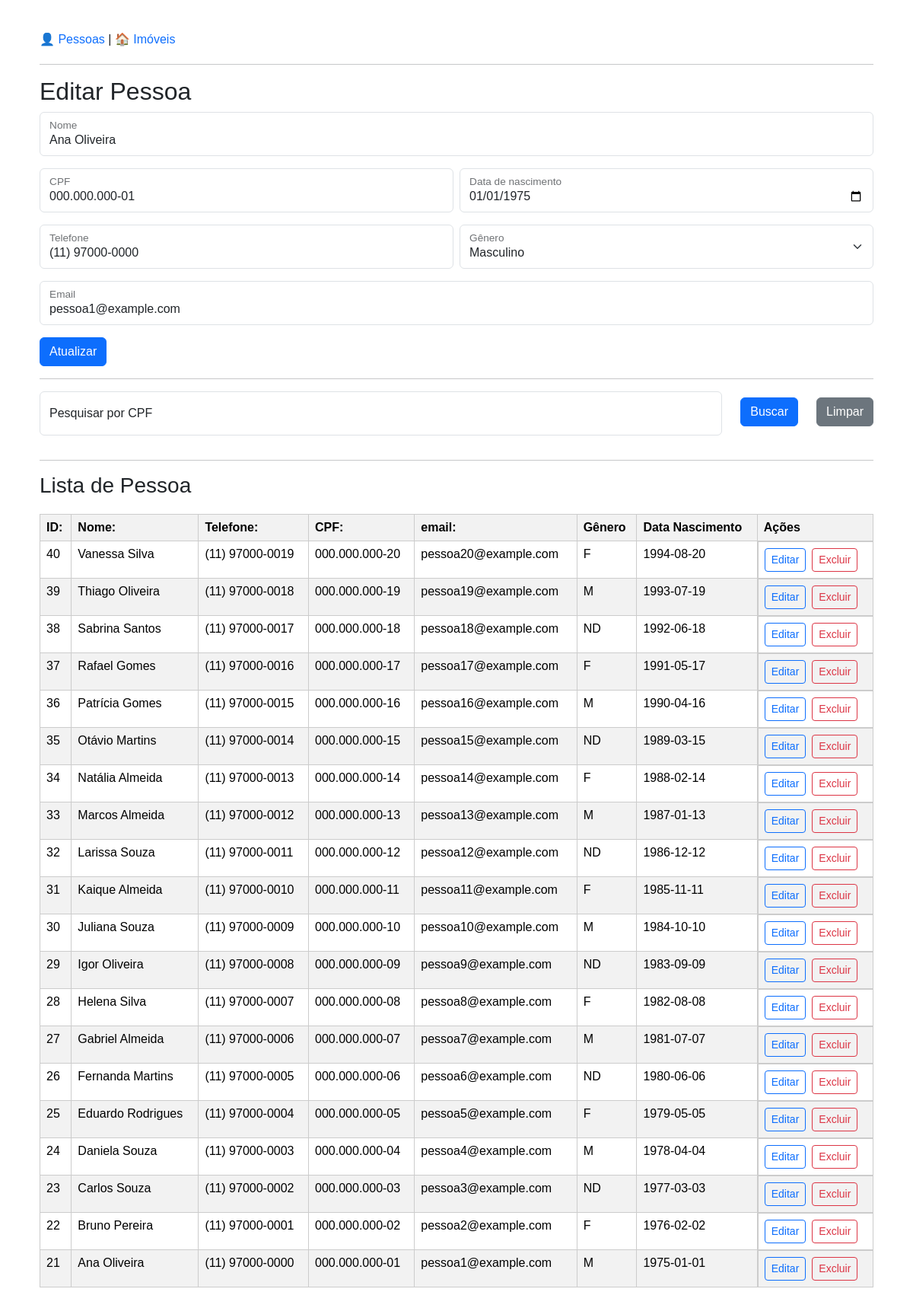
Screenshot of /?edit=21 with the database file from the repository.
### tables this page shows
CREATE TABLE `people` (
  `id` int NOT NULL AUTO_INCREMENT,
  `name` varchar(150) NOT NULL,
  `birth_date` date NOT NULL,
  `cpf` varchar(14) NOT NULL,
  `gender` varchar(10) NOT NULL,
  `phone` varchar(20) DEFAULT NULL,
  `email` varchar(100) DEFAULT NULL,
  PRIMARY KEY (`id`)
);

### public/index.php (called while the page is built, shortened)
<?php
require_once ROOT . "/app/views/persons.php";

### app/controllers/PersonController.php (called while the page is built, shortened)
<?php
require_once __DIR__ . "/../models/Person.php";
class PersonController
{
    private $person;
    public function __construct($pdo)
    {
        $this->person = new Person($pdo);
    }
    public function index()
    {
        return $this->person->getAll();
    }
    public function edit()
    {
        $id = $_GET["edit"] ?? null;
        return $this->person->find($id);
    }
}

### app/models/Person.php (called while the page is built, shortened)
<?php
class Person
{
    private $pdo;
    public function __construct($pdo)
    {
        $this->pdo = $pdo;
    }
    public function getAll()
    {
        $stmt = $this->pdo->query("SELECT * FROM people ORDER BY id DESC");
        return $stmt->fetchAll(PDO::FETCH_ASSOC);
    }
    public function find($id)
    {
        $stmt = $this->pdo->prepare("SELECT * FROM people WHERE id = ?");
        $stmt->execute([$id]);
        return $stmt->fetch(PDO::FETCH_ASSOC);
    }
}

### app/views/persons.php (the view, shortened to what this page needs)
<?php
require_once ROOT . "/app/config/database.php";
require_once ROOT . "/app/controllers/PersonController.php";
$controller = new PersonController($pdo);
if (isset($_GET["cpf"]) && $_GET["cpf"] != "") {
    $people = $controller->searchByCPF($_GET["cpf"]);
} else {
    $people = $controller->index();
}
$editPerson = null;
if (isset($_GET["edit"])) {
    $editPerson = $controller->edit();
}
?>
<link href="https://cdn.jsdelivr.net/npm/bootstrap@5.3.3/dist/css/bootstrap.min.css" rel="stylesheet">
<link rel="stylesheet" href="/css/style.css">
<div class="container">
    <div style="margin-bottom:20px;">
        <a href="/">👤 Pessoas</a> |
        <a href="/properties.php">🏠 Imóveis</a>
    </div>
    <hr>
    <h2><?= $editPerson ? "Editar Pessoa" : "Cadastrar Pessoa" ?></h2>
    <form method="POST">
        <div class="form-floating mb-3">
            <input class="form-control" id="name" type="text" name="name" placeholder="Nome" required
                value="<?= $editPerson["name"] ?? "" ?>">
            <label for="name">Nome</label>
        </div>
        <div class="row g-2">
            <div class="col-md">
                <div class="form-floating mb-3">
                    <input class="form-control cpf-mask" id="cpf" type="text" name="cpf" placeholder="CPF" required
                        value="<?= $editPerson["cpf"] ?? "" ?>">
                    <label for="cpf">CPF</label>
                </div>
            </div>
            <div class="col-md">
                <div class="form-floating mb-3">
                    <input class="form-control" id="birth_date" type="date" name="birth_date" required
                        value="<?= $editPerson["birth_date"] ?? "" ?>">
                    <label for="birth_date">Data de nascimento</label>
                </div>
            </div>
        </div>
        <div class="row g-2">
            <div class="col-md">
                <div class="form-floating mb-3">
                    <input class="form-control phone-mask" id="phone" type="text" name="phone" placeholder="Telefone"
                        value="<?= $editPerson["phone"] ?? "" ?>">
                    <label for="phone">Telefone</label>
                </div>
            </div>
            <div class="col-md">
                <div class="form-floating mb-1">
                    <select class="form-select" id="floatingSelect" name="gender">
                        <option value="M" <?= (isset($editPerson) && $editPerson["gender"] == "M") ? "selected" : "" ?>>Masculino</option>
                    </select>
                    <label for="floatingSelect">Gênero</label>
                </div>
            </div>
        </div>
        <div class="form-floating mb-3">
            <input class="form-control" id="email" type="email" name="email" placeholder="Email"
                value="<?= $editPerson["email"] ?? "" ?>">
            <label for="email">Email</label>
        </div>
        <?php if ($editPerson): ?>
            <button class="btn btn-primary" type="submit" name="update">Atualizar</button>
        <?php else: ?>
            <button class="btn btn-primary" type="submit">Salvar</button>
        <?php endif; ?>
    </form>
    <hr>
    <form method="GET" class="row mb-3">
        <div class="col">
            <div class="form-floating mb-3">
                <input
                    class="form-control cpf-mask"
                    id="cpfSearch"
                    name="cpf"
                    placeholder="Pesquisar por CPF"
                    value="<?= $_GET["cpf"] ?? "" ?>">
                <label for="cpfSearch">Pesquisar por CPF</label>
            </div>
        </div>
        <div class="col-auto mt-2">
            <button class="btn btn-primary">Buscar</button>
        </div>
        <div class="col-auto mt-2">
            <a href="/" class="btn btn-secondary">Limpar</a>
        </div>
    </form>
    <hr>
    <h3>Lista de Pessoa</h3>
    <table class="table table-striped">
        <tr>
            <th>ID:</th>
            <th>Nome:</th>
            <th>Telefone:</th>
            <th>CPF:</th>
            <th>email:</th>
            <th>Gênero</th>
            <th>Data Nascimento</th>
            <th>Ações</th>
        </tr>
        <?php foreach ($people as $person): ?>
            <tr>
                <td><?= $person["id"] ?></td>
                <td><?= $person["name"] ?></td>
                <td><?= $person["phone"] ?></td>
                <td><?= $person["cpf"] ?></td>
                <td><?= $person["email"] ?></td>
                <td><?= $person["gender"] ?></td>
                <td><?= $person["birth_date"] ?></td>
                <td class="d-flex gap-2">
                    <button
                        class="btn btn-sm btn-outline-primary"
                        type="button"
                        onclick="window.location.href='?edit=<?= $person['id'] ?>'">
                        Editar
                    </button>
                    <button
                        class="btn btn-sm btn-outline-danger"
                        type="button"
                        onclick="if (confirm('Excluir pessoa?')) window.location.href='?delete=<?= $person['id'] ?>'">
                        Excluir
                    </button>
                </td>
            </tr>
        <?php endforeach; ?>
    </table>
</div>

### public/css/style.css (style rules this page uses)
table { border-collapse: collapse; margin-top:20px; }
td, th { padding:8px 12px; border:1px solid #ccc; }
form input, form select { padding:6px; }
button { padding:6px 12px; }
a { text-decoration:none; }

### rows the page displays
people: name "Ana Oliveira", cpf "000.000.000-01", birth_date "01/01/1975", phone "(11) 97000-0000", gender "Masculino", email "pessoa1@example.com", id "21", gender "M", birth_date "1975-01-01"
people: id "40", name "Vanessa Silva", phone "(11) 97000-0019", cpf "000.000.000-20", email "pessoa20@example.com", gender "F", birth_date "1994-08-20"
people: id "39", name "Thiago Oliveira", phone "(11) 97000-0018", cpf "000.000.000-19", email "pessoa19@example.com", gender "M", birth_date "1993-07-19"
people: id "38", name "Sabrina Santos", phone "(11) 97000-0017", cpf "000.000.000-18", email "pessoa18@example.com", gender "ND", birth_date "1992-06-18"
people: id "37", name "Rafael Gomes", phone "(11) 97000-0016", cpf "000.000.000-17", email "pessoa17@example.com", gender "F", birth_date "1991-05-17"
people: id "36", name "Patrícia Gomes", phone "(11) 97000-0015", cpf "000.000.000-16", email "pessoa16@example.com", gender "M", birth_date "1990-04-16"
people: id "35", name "Otávio Martins", phone "(11) 97000-0014", cpf "000.000.000-15", email "pessoa15@example.com", gender "ND", birth_date "1989-03-15"
people: id "34", name "Natália Almeida", phone "(11) 97000-0013", cpf "000.000.000-14", email "pessoa14@example.com", gender "F", birth_date "1988-02-14"
people: id "33", name "Marcos Almeida", phone "(11) 97000-0012", cpf "000.000.000-13", email "pessoa13@example.com", gender "M", birth_date "1987-01-13"
people: id "32", name "Larissa Souza", phone "(11) 97000-0011", cpf "000.000.000-12", email "pessoa12@example.com", gender "ND", birth_date "1986-12-12"
people: id "31", name "Kaique Almeida", phone "(11) 97000-0010", cpf "000.000.000-11", email "pessoa11@example.com", gender "F", birth_date "1985-11-11"
people: id "30", name "Juliana Souza", phone "(11) 97000-0009", cpf "000.000.000-10", email "pessoa10@example.com", gender "M", birth_date "1984-10-10"
people: id "29", name "Igor Oliveira", phone "(11) 97000-0008", cpf "000.000.000-09", email "pessoa9@example.com", gender "ND", birth_date "1983-09-09"
people: id "28", name "Helena Silva", phone "(11) 97000-0007", cpf "000.000.000-08", email "pessoa8@example.com", gender "F", birth_date "1982-08-08"
people: id "27", name "Gabriel Almeida", phone "(11) 97000-0006", cpf "000.000.000-07", email "pessoa7@example.com", gender "M", birth_date "1981-07-07"
people: id "26", name "Fernanda Martins", phone "(11) 97000-0005", cpf "000.000.000-06", email "pessoa6@example.com", gender "ND", birth_date "1980-06-06"
people: id "25", name "Eduardo Rodrigues", phone "(11) 97000-0004", cpf "000.000.000-05", email "pessoa5@example.com", gender "F", birth_date "1979-05-05"
people: id "24", name "Daniela Souza", phone "(11) 97000-0003", cpf "000.000.000-04", email "pessoa4@example.com", gender "M", birth_date "1978-04-04"
people: id "23", name "Carlos Souza", phone "(11) 97000-0002", cpf "000.000.000-03", email "pessoa3@example.com", gender "ND", birth_date "1977-03-03"
people: id "22", name "Bruno Pereira", phone "(11) 97000-0001", cpf "000.000.000-02", email "pessoa2@example.com", gender "F", birth_date "1976-02-02"
